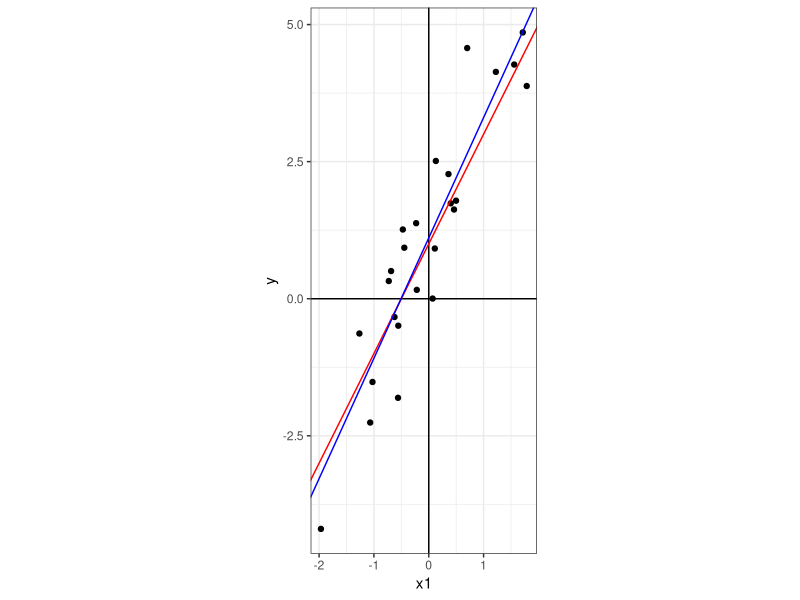

Reproduce this figure in R.
## ---- chunk 1
library(stats)
library(ggplot2)
## ---- chunk 2
make_simple_linear = function(fnames, coeffs, samples, noise) {
  # fnames: a list of strings that specify the input variables
  # coeffs: a list of numbers, starting with the intercept, that specify the coefficients in a model. y = intercept + coeff_1 * variable_1 + coeff_2 * variable_2 ...
  # samples : the number of samples (rows) to generate
  # noise : the magnitude of gaussian noise added to y after data generation
  features = length(fnames)
  m <- rnorm(n = samples * features)
  m <- matrix(data = m, nrow = samples)
  y = coeffs[1] + m%*%coeffs[-1]
  y = y + rnorm(n = samples,sd = noise)  
  df = as.data.frame(cbind(m,y))
  names(df) = c(fnames,'y')
  return(df)
}
## ---- chunk 3
set.seed(123)
fnames = c('x1')
coeffs = c(1,2)
samples = 25
noise = 1

df = make_simple_linear(fnames, coeffs, samples, noise)
summary(df)

p <- ggplot(data = df, aes(x = x1,y=y))
p <- p + geom_point()
p <- p + theme_bw()
p <- p + coord_fixed()
p <- p + geom_hline(yintercept = 0) + geom_vline(xintercept = 0)
p <- p + geom_abline(slope = coeffs[2],
                     intercept = coeffs[1],
                     color = 'red')

glm_result <- glm(data = df,formula = y ~ x1)
summary(glm_result)
learned_coeffs = coefficients(glm_result)
print(learned_coeffs)

p <- p + geom_abline(slope = learned_coeffs['x1'],
                     intercept = learned_coeffs['(Intercept)'],
                     color = 'blue')
plot(p)
## ---- chunk 4
set.seed(123)
fnames = c('x1','x2','x3')
coeffs = c(1,2,1,0.5)
samples = 25
noise = 1

df = make_simple_linear(fnames, coeffs, samples, noise)
summary(df)

glm_result <- glm(data = df,formula = y ~ x1 + x2 +x3)
summary(glm_result)
learned_coeffs = coefficients(glm_result)
print(learned_coeffs)
## ---- chunk 5
set.seed(123)
fnames = c('x1','x2','x3')
# coeffs = c(1,2,1,0.5)
# samples = 25
# noise = 1

df = make_simple_linear(fnames, coeffs, samples, noise)
glm_result <- glm(data = df,formula = y ~ x1 + x2 +x3)
summary(glm_result)

